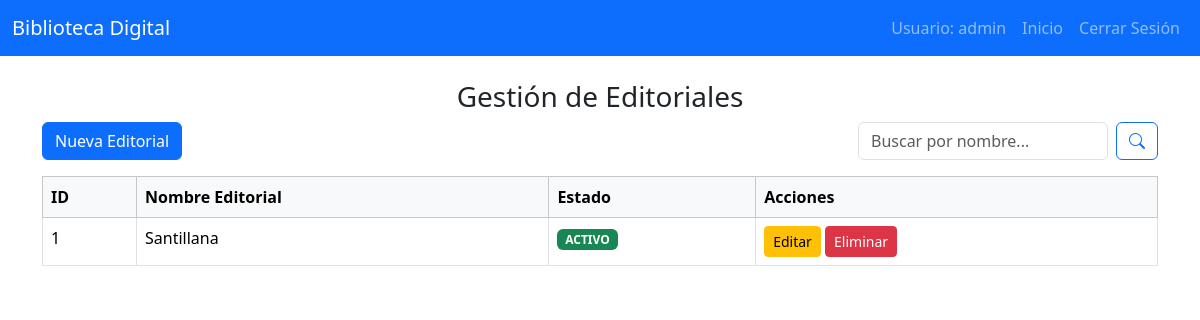
The app's page /views/Editorial/editoriales.php (signed in) with its own data.
### tables this page shows
CREATE TABLE `editoriales` (
  `id_editorial` int(11) NOT NULL,
  `nombre_editorial` varchar(100) NOT NULL,
  `estado` enum('ACTIVO','INACTIVO') DEFAULT 'ACTIVO'
);

### models/Editorial.php (called while the page is built, shortened)
<?php
class Editorial {
    private $conn;
    private $table_name = "editoriales";
    public function __construct($db){
        $this->conn = $db;
    }
    public function listarEditoriales(){
        $query = "SELECT id_editorial, nombre_editorial, estado
                  FROM " . $this->table_name . "
                  ORDER BY nombre_editorial ASC";
        $stmt = $this->conn->prepare($query);
        $stmt->execute();
        return $stmt->fetchAll(PDO::FETCH_ASSOC);
    }
}
?>

### views/Editorial/editoriales.php (the view, shortened to what this page needs)
<?php
require_once __DIR__ . "/../../includes/auth.php";
require_once __DIR__ . "/../../models/Editorial.php";
$editorialObj = new Editorial($GLOBALS['db']);
$busqueda = $_GET['busqueda'] ?? '';
$editoriales = $busqueda ? $editorialObj->buscarEditoriales($busqueda) : $editorialObj->listarEditoriales();
?>
<!DOCTYPE html>
<html lang="es">
<head>
    <link href="../../assets/bootstrap/css/bootstrap.min.css" rel="stylesheet">
    <link href="https://cdn.jsdelivr.net/npm/bootstrap-icons@1.10.5/font/bootstrap-icons.css" rel="stylesheet">
</head>
<body>
<nav class="navbar navbar-expand-lg navbar-dark bg-primary">
  <div class="container-fluid">
    <a class="navbar-brand" href="#">Biblioteca Digital</a>
    <div class="collapse navbar-collapse">
      <ul class="navbar-nav ms-auto">
        <li class="nav-item"><span class="nav-link">Usuario: <?php echo $_SESSION['usuario']; ?></span></li>
        <li class="nav-item"><a class="nav-link" href="../dashboard.php">Inicio</a></li>
        <li class="nav-item"><a class="nav-link" href="../../logout.php">Cerrar Sesión</a></li>
      </ul>
    </div>
  </div>
</nav>
<div class="container mt-4">
    <h3 class="text-center">Gestión de Editoriales</h3>
    <div class="d-flex justify-content-between mb-3">
        <a href="editorial_form.php" class="btn btn-primary">Nueva Editorial</a>
        <form method="GET" class="d-flex" style="max-width:300px;">
            <input type="text" name="busqueda" class="form-control me-2" placeholder="Buscar por nombre...">
            <button type="submit" class="btn btn-outline-primary"><i class="bi bi-search"></i></button>
        </form>
    </div>
    <table class="table table-bordered">
        <thead class="table-light">
            <tr>
                <th>ID</th>
                <th>Nombre Editorial</th>
                <th>Estado</th>
                <th>Acciones</th>
            </tr>
        </thead>
        <tbody>
            <?php if(!empty($editoriales)): ?>
                <?php foreach($editoriales as $ed): ?>
                <tr>
                    <td><?php echo $ed['id_editorial']; ?></td>
                    <td><?php echo $ed['nombre_editorial']; ?></td>
                    <td>
                        <?php if($ed['estado'] === 'ACTIVO'): ?>
                            <span class="badge bg-success">ACTIVO</span>
                        <?php else: ?>
                            <span class="badge bg-danger">INACTIVO</span>
                        <?php endif; ?>
                    </td>
                    <td>
                        <a href="editorial_form.php?id=<?php echo $ed['id_editorial']; ?>" class="btn btn-warning btn-sm">Editar</a>
                        <a href="../../controllers/EditorialController.php?delete=<?php echo $ed['id_editorial']; ?>" class="btn btn-danger btn-sm" onclick="return confirm('¿Seguro que deseas eliminar esta editorial?');">Eliminar</a>
                    </td>
                </tr>
                <?php endforeach; ?>
            <?php else: ?>
                <tr><td colspan="4" class="text-center">No hay editoriales registradas</td></tr>
            <?php endif; ?>
        </tbody>
    </table>
</div>
</body>
</html>

### records on screen
editoriales: id_editorial "1", nombre_editorial "Santillana", estado "ACTIVO"

### other values on screen
$_SESSION['usuario'] "admin"
